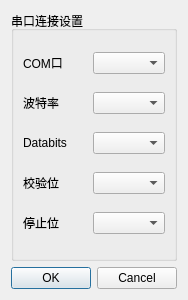
<?xml version="1.0" encoding="UTF-8"?>
<ui version="4.0">
 <class>SerialPortSetDlg</class>
 <widget class="QDialog" name="SerialPortSetDlg">
  <property name="geometry">
   <rect>
    <x>0</x>
    <y>0</y>
    <width>187</width>
    <height>300</height>
   </rect>
  </property>
  <property name="windowTitle">
   <string>Dialog</string>
  </property>
  <layout class="QVBoxLayout" name="verticalLayout">
   <item>
    <widget class="QGroupBox" name="sPortSetGBox">
     <property name="enabled">
      <bool>true</bool>
     </property>
     <property name="title">
      <string>串口连接设置</string>
     </property>
     <property name="checkable">
      <bool>false</bool>
     </property>
     <property name="checked">
      <bool>false</bool>
     </property>
     <layout class="QVBoxLayout" name="verticalLayout_2">
      <item>
       <layout class="QHBoxLayout" name="horizontalLayout">
        <item>
         <widget class="QLabel" name="sPortCOMNumLbl">
          <property name="text">
           <string>COM口</string>
          </property>
         </widget>
        </item>
        <item>
         <widget class="QComboBox" name="sPortCOMNumCBox">
          <property name="enabled">
           <bool>true</bool>
          </property>
         </widget>
        </item>
       </layout>
      </item>
      <item>
       <layout class="QHBoxLayout" name="horizontalLayout_2">
        <item>
         <widget class="QLabel" name="sPortBaudrateLbl">
          <property name="text">
           <string>波特率</string>
          </property>
         </widget>
        </item>
        <item>
         <widget class="QComboBox" name="sPortBaudrateCBox"/>
        </item>
       </layout>
      </item>
      <item>
       <layout class="QHBoxLayout" name="horizontalLayout_3">
        <item>
         <widget class="QLabel" name="sPortDatabitsLbl">
          <property name="text">
           <string>Databits</string>
          </property>
         </widget>
        </item>
        <item>
         <widget class="QComboBox" name="sPortDatabitsCBox"/>
        </item>
       </layout>
      </item>
      <item>
       <layout class="QHBoxLayout" name="horizontalLayout_5">
        <item>
         <widget class="QLabel" name="sPortParityLbl">
          <property name="text">
           <string>校验位</string>
          </property>
         </widget>
        </item>
        <item>
         <widget class="QComboBox" name="sPortParityCBox"/>
        </item>
       </layout>
      </item>
      <item>
       <layout class="QHBoxLayout" name="horizontalLayout_7">
        <item>
         <widget class="QLabel" name="sPortStopbitsLbl">
          <property name="text">
           <string>停止位</string>
          </property>
         </widget>
        </item>
        <item>
         <widget class="QComboBox" name="sPortStopbitsCBox"/>
        </item>
       </layout>
      </item>
     </layout>
    </widget>
   </item>
   <item>
    <widget class="QDialogButtonBox" name="sPortButtonBox">
     <property name="orientation">
      <enum>Qt::Horizontal</enum>
     </property>
     <property name="standardButtons">
      <set>QDialogButtonBox::Cancel|QDialogButtonBox::Ok</set>
     </property>
    </widget>
   </item>
  </layout>
 </widget>
 <resources/>
 <connections>
  <connection>
   <sender>sPortButtonBox</sender>
   <signal>accepted()</signal>
   <receiver>SerialPortSetDlg</receiver>
   <slot>accept()</slot>
   <hints>
    <hint type="sourcelabel">
     <x>248</x>
     <y>254</y>
    </hint>
    <hint type="destinationlabel">
     <x>157</x>
     <y>274</y>
    </hint>
   </hints>
  </connection>
  <connection>
   <sender>sPortButtonBox</sender>
   <signal>rejected()</signal>
   <receiver>SerialPortSetDlg</receiver>
   <slot>reject()</slot>
   <hints>
    <hint type="sourcelabel">
     <x>316</x>
     <y>260</y>
    </hint>
    <hint type="destinationlabel">
     <x>286</x>
     <y>274</y>
    </hint>
   </hints>
  </connection>
 </connections>
</ui>
